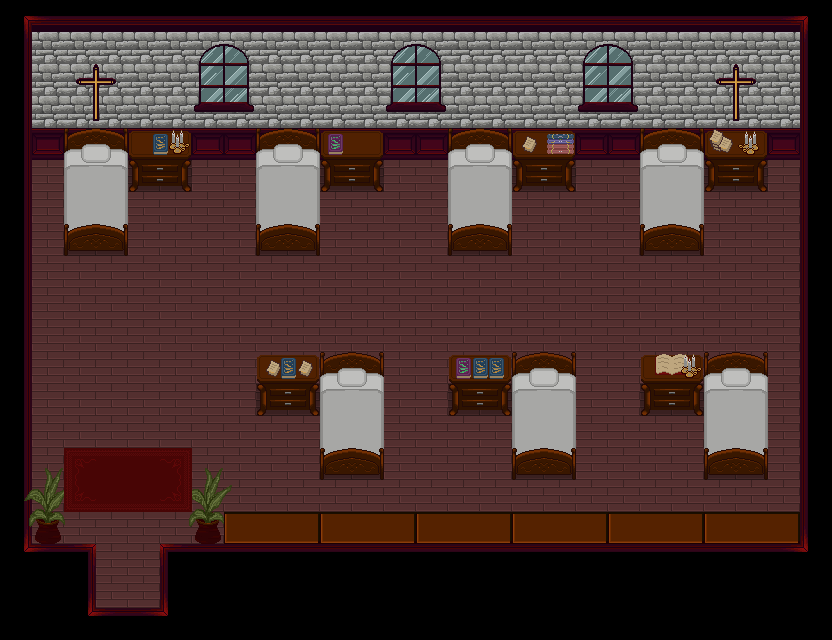

The image is a tile-based game level rendered from a .tmx file. Its description and source (layers, tilesets, objects; grid data summarised) follow:
An orthogonal 26x20 tile map with 32x32 px tiles, 6 tile layers (floor, wall, bed, object, ...), 2 tilesets and 27 objects.

<map version="1.10" tiledversion="1.11.0" orientation="orthogonal" renderorder="right-down" width="26" height="20" tilewidth="32" tileheight="32" infinite="0" nextlayerid="15" nextobjectid="33">
 <tileset firstgid="1" source="chuchasset.tsx" />
 <tileset firstgid="783" source="chuchasset2.tsx" />
 <layer id="1" name="floor" width="26" height="20">
  <data>[520 cells, 388 non-empty, 6 distinct tile ids]</data>
 </layer>
 <layer id="2" name="wall" width="26" height="20">
  <data>[520 cells, 184 non-empty, 20 distinct tile ids]</data>
 </layer>
 <layer id="3" name="bed" width="26" height="20">
  <data>[520 cells, 76 non-empty, 13 distinct tile ids]</data>
 </layer>
 <layer id="4" name="object" width="26" height="20">
  <data>[520 cells, 46 non-empty, 15 distinct tile ids]</data>
 </layer>
 <layer id="6" name="v" width="26" height="20">
  <data>[520 cells, 49 non-empty, 21 distinct tile ids]</data>
 </layer>
 <layer id="5" name="objects2" width="26" height="20">
  <data>[520 cells, 37 non-empty, 21 distinct tile ids]</data>
 </layer>
 <objectgroup id="7" name="Wall_Object">
  <object id="1" x="160.036" y="543.356" width="639.185" height="64.206" />
  <object id="2" x="29.7073" y="541.439" width="64.206" height="65.1643" />
  <object id="4" x="802.096" y="16.2911" width="27.7907" height="533.773" />
  <object id="5" x="-5.74979" y="16.2911" width="37.3737" height="533.773" />
  <object id="24" x="33.3333" y="15.3333" width="159.333" height="112" />
  <object id="25" x="256" y="16.6667" width="128.667" height="109.333" />
  <object id="26" x="448" y="16" width="127.333" height="110.667" />
  <object id="27" x="640" y="15.3333" width="160.667" height="110.667" />
 </objectgroup>
 <objectgroup id="8" name="Door_8">
  <object id="8" x="88.1635" y="574.021" width="77.6222" height="34.4988" />
 </objectgroup>
 <objectgroup id="9" name="Table_Object">
  <object id="9" x="128.5" y="127.5" width="62.5" height="31.25" />
  <object id="11" x="512.25" y="127.75" width="63.5" height="31.25" />
  <object id="12" x="704" y="127.75" width="63.75" height="31.5" />
  <object id="13" x="640" y="351.75" width="63.75" height="32.5" />
  <object id="14" x="448" y="352.25" width="64" height="31.75" />
  <object id="15" x="256.25" y="351.75" width="63.5" height="32.25" />
 </objectgroup>
 <objectgroup id="13" name="Table_Vanessa">
  <object id="31" x="321.333" y="126.667" width="62.6667" height="32.6667" />
 </objectgroup>
 <objectgroup id="10" name="Bed_Object">
  <object id="16" x="63.3333" y="127.333" width="63.3333" height="96" />
  <object id="18" x="448" y="127" width="63.5" height="96.5" />
  <object id="19" x="639.333" y="127.333" width="64.3333" height="97" />
  <object id="20" x="703.667" y="351.333" width="63.6667" height="96.6667" />
  <object id="21" x="511.667" y="352.333" width="64" height="95.6667" />
  <object id="22" x="319.75" y="351.75" width="64.25" height="96.25" />
 </objectgroup>
 <objectgroup id="11" name="Book_Shelf">
  <object id="23" x="224.667" y="512" width="575.333" height="30" />
 </objectgroup>
 <objectgroup id="12" name="Window_Object">
  <object id="28" x="193.333" y="32" width="61.3333" height="95.3333" />
  <object id="29" x="385.333" y="31.3333" width="62" height="95.3333" />
  <object id="30" x="577.333" y="31.3333" width="61.3333" height="96" />
 </objectgroup>
 <objectgroup id="14" name="Bed_Vanessa">
  <object id="32" x="255.333" y="127.333" width="64" height="96" />
 </objectgroup>
</map>
